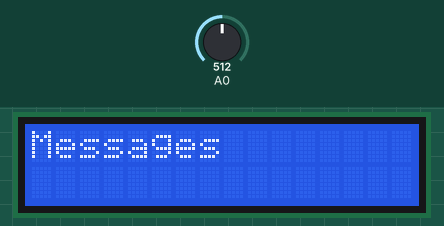
The sketch below on a simulated Arduino Uno, built with avr-gcc and run on an emulated ATmega328P. On the bench: 16×2 character LCD. Inputs (shaded band) come from the test bench; at power-on: A0 = 512.

Above: at 1.2 s.
1.3 s: A0 set to 370
At 1.56 s:
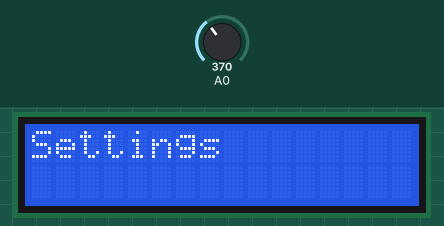
3.7 s: A0 set to 390
5.2 s: A0 set to 306
At 5.58 s:
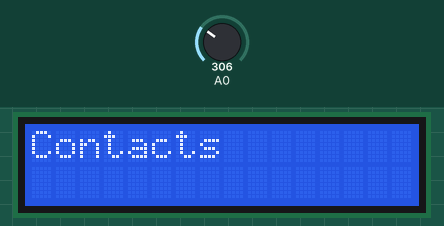
7.7 s: A0 set to 362
9.2 s: A0 set to 389
Timing chart, 0 to 11.7 s (numbered marks = the images above; inputs shaded):
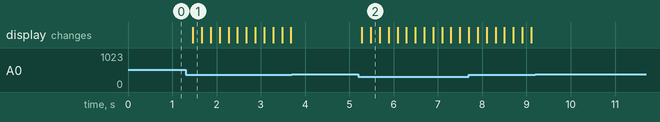

Measured:
- after the input at 1.3 s, the display: changes after 0.17 s (image 1)
- after the input at 3.7 s, every drawn part: stays the same
- after the input at 5.2 s, the display: first changes after 0.08 s (image 2 shows a later state)
- after the input at 9.2 s, every drawn part: stays the same

The sketch:

LCD_MENU.ino
```cpp
//Sample using LiquidCrystal library
#include <LiquidCrystal.h>

/*******************************************************

This program will test the LCD panel and the buttons
Mark Bramwell, July 2010

********************************************************/

// select the pins used on the LCD panel
LiquidCrystal lcd(8, 9, 4, 5, 6, 7);

// define some values used by the panel and buttons
int lcd_key     = 0;
int adc_key_in  = 0;
#define btnRIGHT  0
#define btnUP     1
#define btnDOWN   2
#define btnLEFT   3
#define btnSELECT 4
#define btnNONE   5

// read the buttons
int read_LCD_buttons()
{
 adc_key_in = analogRead(0);      // read the value from the sensor
 // my buttons when read are centered at these valies: 0, 144, 329, 504, 741
 // we add approx 50 to those values and check to see if we are close
 if (adc_key_in > 1000) return btnNONE; // We make this the 1st option for speed reasons since it will be the most likely result
 if (adc_key_in < 50)   return btnRIGHT;
 if (adc_key_in < 195)  return btnUP;
 if (adc_key_in < 380)  return btnDOWN;
 if (adc_key_in < 555)  return btnLEFT;
 if (adc_key_in < 790)  return btnSELECT;
 return btnNONE;  // when all others fail, return this...
}

char* menuOptions[3] = {"Messages", "Contacts", "Settings"};
int curOption = 0;

void setup()
{
 lcd.begin(16, 2);              // start the library
 lcd.setCursor(0,0);
 lcd.print(menuOptions[curOption]); // print a simple message
}

void loop()
{
 lcd_key = read_LCD_buttons();  // read the buttons

 switch (lcd_key)               // depending on which button was pushed, we perform an action
 {
   case btnRIGHT:
     {
     break;
     }
   case btnLEFT:
     {
     break;
     }
   case btnUP:
     {
     lcd.setCursor(0, 0);
     curOption++;
     if(curOption >= 3) curOption = 0;
     lcd.print(menuOptions[curOption]);
     break;
     }
   case btnDOWN:
     {
     lcd.setCursor(0, 0);
     curOption--;
     if(curOption < 0) curOption = 2;
     lcd.print(menuOptions[curOption]);
     break;
     }
   case btnSELECT:
     {
     break;
     }
 }
  delay(200);
}
```
